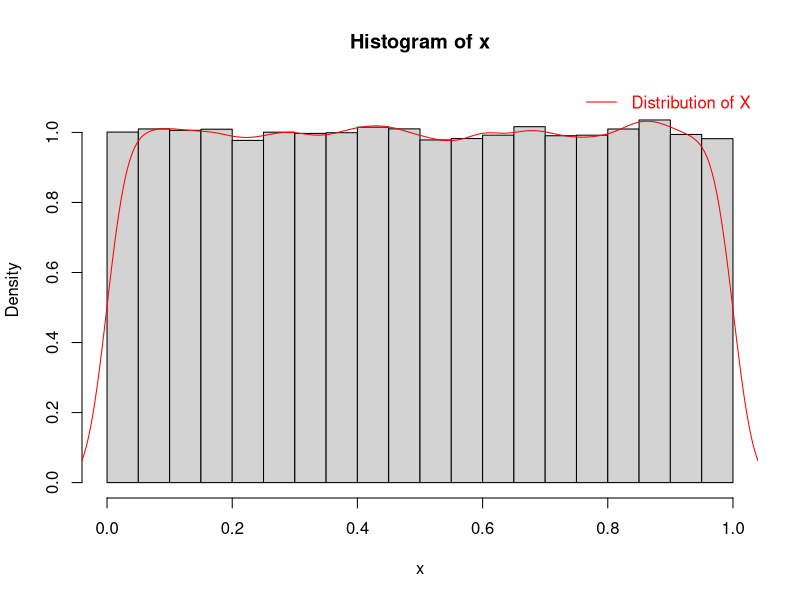
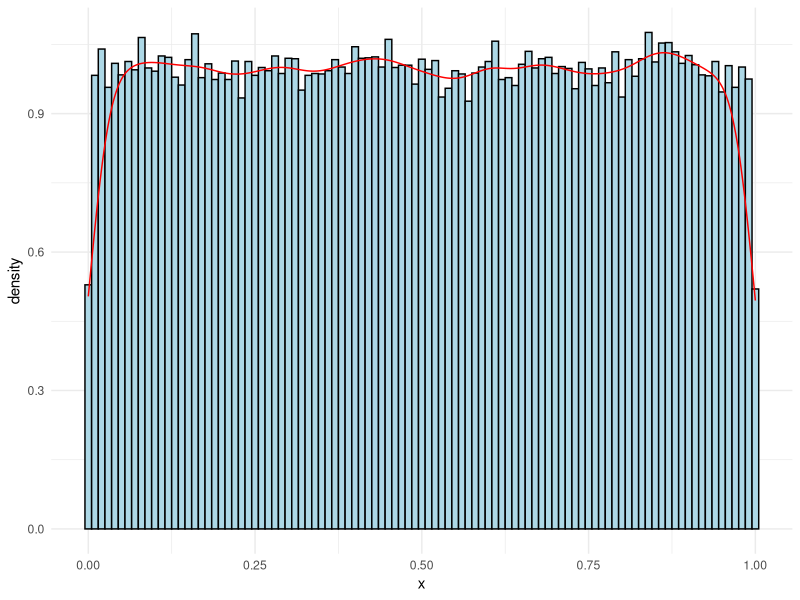
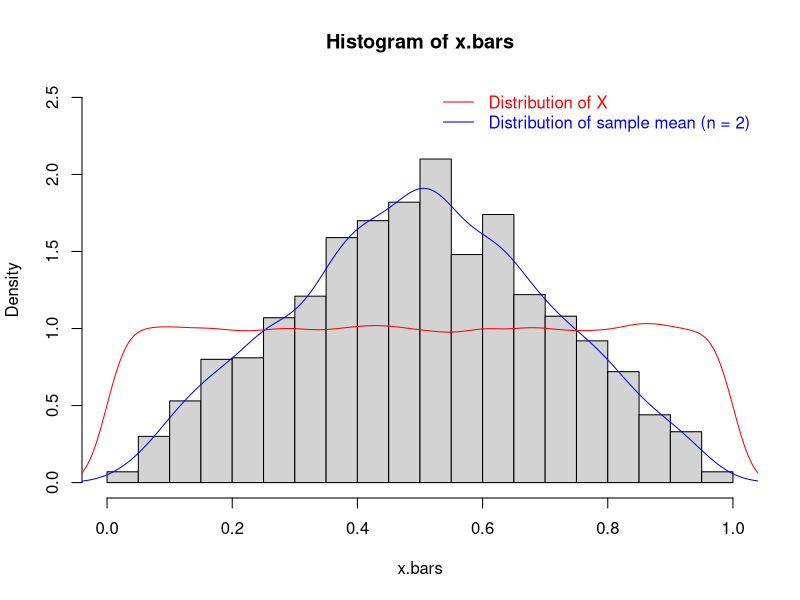
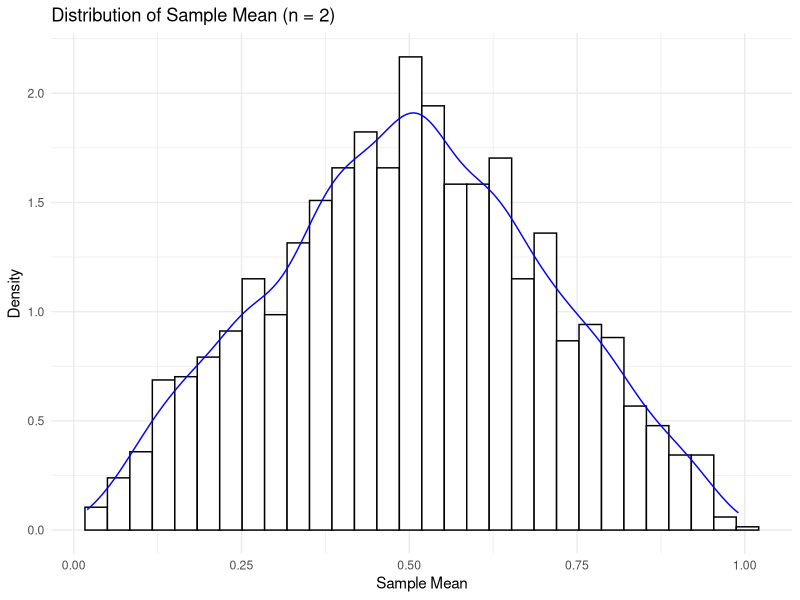
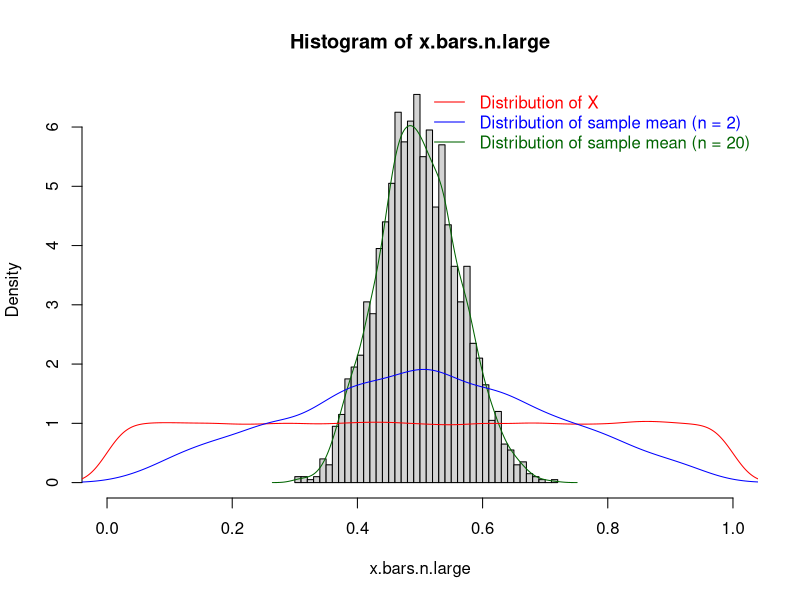

Here is the R script that generated these plots, in order:

# Exact Sampling Distribution ---------------------------------------------
# If X is a normal RV, X.bar will be a normal RV regardless of sample size
# Distribution of X ~ N(0,1)
set.seed(108838) # set seed so that I can replicate the results
x <- runif(100000)
hist(x, xlim = c(0,1), ylim = c(0,1.1), breaks = 30, freq = FALSE)
lines(density(x), col = "red")
legend("topright", legend = "Distribution of X", lty = 1, col = "red", text.col = "red", bty = "n")
# Use ggplot to create the same or similar figure as the above figure
library(tidyverse)
ggplot(data = tibble(x = x),
       mapping = aes(x = x)) +
  geom_histogram(mapping = aes(y = after_stat(density)),
                 binwidth = 0.01,
                 fill = "lightblue",
                 color = "black") +
  geom_density(color = "red") +
  theme_minimal()

# Let's see the distribution of the sample mean from a normal distribution
# when the sample size is as small as 2 (n.small = 2)
set.seed(45275) # set seed so that I can replicate the results
n.small <- 2
x.bars <- sapply(X = 1:2000, FUN = function(a){ mean(runif(n.small)) })
hist(x.bars, xlim = c(0,1), ylim = c(0,2.5), breaks = 30, freq = FALSE)
lines(density(x.bars), col = "blue")
lines(density(x), col = "red")
legend("topright",
       legend = c("Distribution of X", "Distribution of sample mean (n = 2)"),
       lty = 1,
       col = c("red","blue"), text.col = c("red","blue"), bty = "n")
# Use ggplot to create the same or similar figure as the above figure
library(tidyverse)
ggplot(tibble(x.bars = x.bars), aes(x = x.bars)) +
  geom_histogram(aes(y = after_stat(density)), bins = 30, fill = "white", color = "black") +
  geom_density(color = "blue") +
  labs(title = "Distribution of Sample Mean (n = 2)",
       x = "Sample Mean",
       y = "Density") +
  theme_minimal()

# Repeat for iteration #1~#2000 for n.large = 20
set.seed(975) # set seed so that I can replicate the results
n.large <- 20
x.bars.n.large <- sapply(X = 1:2000, FUN = function(a){ mean(runif(n.large)) })
hist(x.bars.n.large, xlim = c(0,1), ylim = c(0,6.5), breaks = 30, freq = FALSE)
lines(density(x.bars.n.large), col = "darkgreen")
lines(density(x), col = "red")
lines(density(x.bars), col = "blue")
legend("topright",
       legend = c("Distribution of X",
                  paste0("Distribution of sample mean (n = ",n.small,")"),
                  paste0("Distribution of sample mean (n = ",n.large,")")),
       lty = 1,
       col = c("red","blue","darkgreen"),
       text.col = c("red","blue","darkgreen"), bty = "n")
